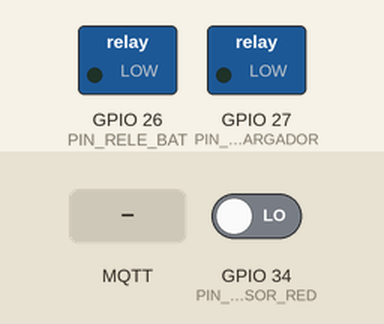
A sketch run on a simulated ESP32. On the bench: switched loads named in the sketch (green lamp = pin HIGH). Inputs (shaded band) come from the test bench; at power-on: GPIO 34 (PIN_SENSOR_RED) LOW. WiFi joins after 1.5 s; servers stay silent unless stated; no MQTT or app messages arrive unless stated.

Above: at 2.7 s.
2.8 s: MQTT message "ON" arrives on the first subscribed topic
At 3.2 s:
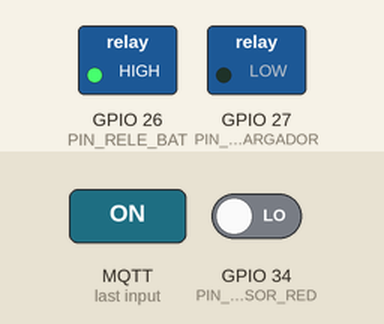
4.3 s: MQTT message "ON" arrives on the second subscribed topic
At 5.5 s:
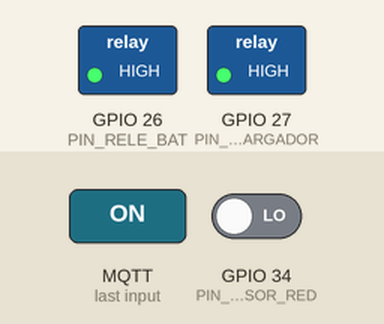
5.8 s: MQTT message "1" arrives on the first subscribed topic
At 6.7 s:
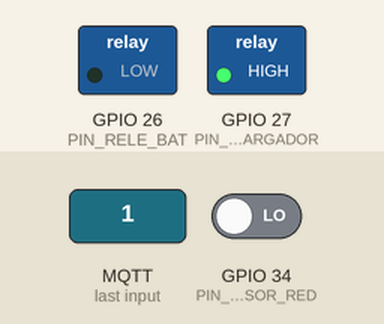
7.3 s: MQTT message "1" arrives on the second subscribed topic
At 7.9 s:
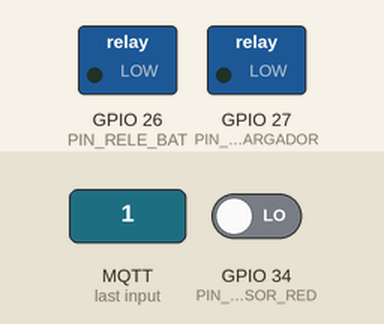
Timing chart, 0 to 9.8 s (numbered marks = the images above; inputs shaded):
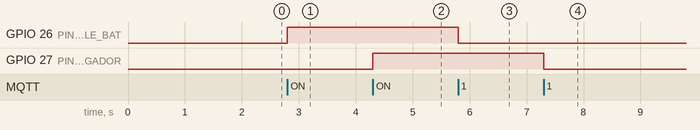

Measured:
- after the input at 2.8 s, GPIO 26 (PIN_RELE_BAT): LOW → HIGH at once
- after the input at 4.3 s, GPIO 27 (PIN_RELE_CARGADOR): LOW → HIGH at once
- after the input at 5.8 s, GPIO 26 (PIN_RELE_BAT): HIGH → LOW at once
- after the input at 7.3 s, GPIO 27 (PIN_RELE_CARGADOR): HIGH → LOW at once

The sketch:

nodo_energia.ino
```cpp
// nodo_energia.ino — Control electrificador (RF1)
#include <WiFi.h>
#include <PubSubClient.h>

const char* ssid        = "TU_WIFI";
const char* password    = "TU_PASSWORD";
const char* mqtt_server = "IP_DE_TU_PC";

#define PIN_SENSOR_RED    34
#define PIN_RELE_BAT      26
#define PIN_RELE_CARGADOR 27
#define PIN_ADC_BAT       35
#define ADC_FACTOR  (3.3f / 4095.0f * 4.0f)

WiFiClient   espClient;
PubSubClient client(espClient);
unsigned long lastMsg = 0;

void callback(char* topic, byte* payload, unsigned int length) {
  String msg = "";
  for (unsigned int i = 0; i < length; i++) msg += (char)payload[i];

  if (String(topic) == "feedlot/energia/rele_bateria/set") {
    digitalWrite(PIN_RELE_BAT, msg == "ON" ? HIGH : LOW);
    client.publish("feedlot/energia/rele_bateria/estado", msg == "ON" ? "ON" : "OFF", true);
  }
  if (String(topic) == "feedlot/energia/rele_cargador/set") {
    digitalWrite(PIN_RELE_CARGADOR, msg == "ON" ? HIGH : LOW);
    client.publish("feedlot/energia/rele_cargador/estado", msg == "ON" ? "ON" : "OFF", true);
  }
}

void reconnect() {
  while (!client.connected()) {
    if (client.connect("ESP_Energia_Feedlot")) {
      client.subscribe("feedlot/energia/rele_bateria/set");
      client.subscribe("feedlot/energia/rele_cargador/set");
    } else {
      delay(3000);
    }
  }
}

void setup() {
  pinMode(PIN_SENSOR_RED,    INPUT);
  pinMode(PIN_RELE_BAT,      OUTPUT); digitalWrite(PIN_RELE_BAT,      LOW);
  pinMode(PIN_RELE_CARGADOR, OUTPUT); digitalWrite(PIN_RELE_CARGADOR, LOW);
  WiFi.begin(ssid, password);
  while (WiFi.status() != WL_CONNECTED) delay(500);
  client.setServer(mqtt_server, 1883);
  client.setCallback(callback);
}

void loop() {
  if (!client.connected()) reconnect();
  client.loop();
  unsigned long now = millis();
  if (now - lastMsg > 5000) {
    lastMsg = now;
    bool redOk = digitalRead(PIN_SENSOR_RED);
    client.publish("feedlot/energia/red_220v", redOk ? "OK" : "CORTE", true);
    int raw = analogRead(PIN_ADC_BAT);
    float voltaje = raw * ADC_FACTOR;
    client.publish("feedlot/energia/bateria_v", String(voltaje, 2).c_str());
  }
}
```
